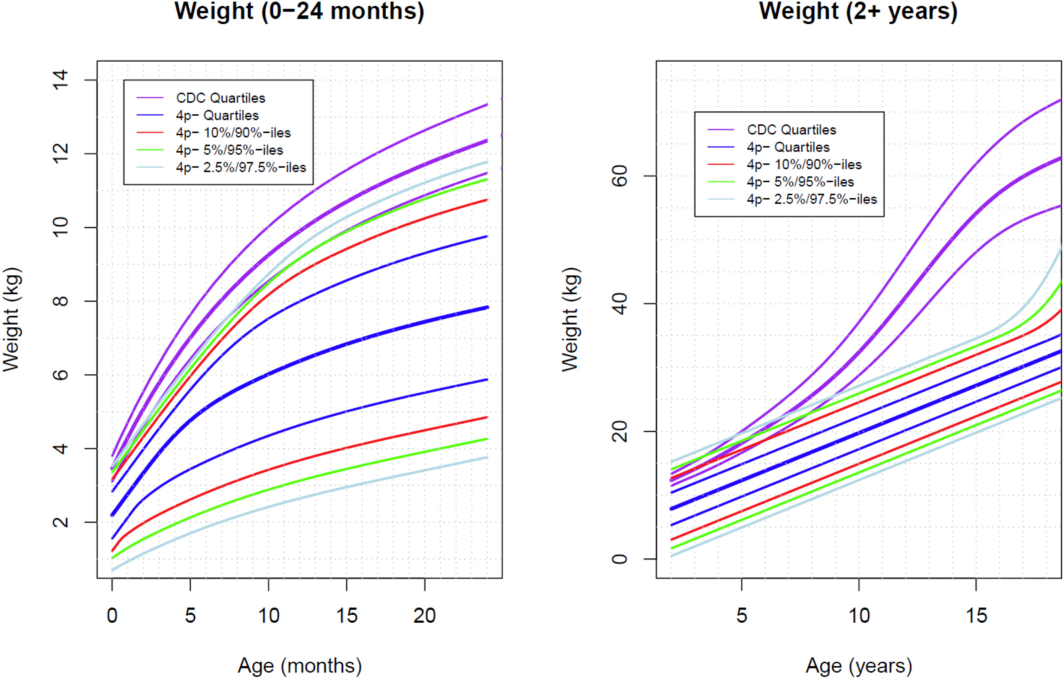
#> input picture research/raw/figs/growth2025_fig1_wb.jpg, 2128 x 1357 px (shown at 1/2 size); its folder holds 7 pictures in this run
$ python digitize_2025.py
#> lines starting #> are read from the running program, lines starting #| are printed output that depends on the picture; after the words box and inside, x2 and y2 are one past the last pixel; in counts of white or black regions, pixels touching at a corner belong together; long printed decimals are rounded
#!/usr/bin/env python3
"""Digitize the 2025 WHS growth curves (Calhoun et al., AJMG A 197:e64075).

Stages:
  axes <fig>   — detect axis lines + tick positions, print calibration diagnostics
  curves <fig> — classify color families, track curves per column, save overlay QC + CSV

Coordinate approach: weight values are linear in pixel y (ticks), ages linear in pixel x.
Curves do not cross (percentile curves), so per-column run centers are assigned to
tracks by order, with continuity matching.
"""
import sys, json, math
from pathlib import Path

import numpy as np
from PIL import Image, ImageDraw

FIGDIR = Path(__file__).resolve().parent.parent / "research" / "raw" / "figs"
OUTDIR = Path(__file__).resolve().parent.parent / "research" / "data" / "whs_growth"

# ---------- color families ----------
# [16 lines left out: function classify, not called in this run]


def load(figname):
#> called with figname = 'growth2025_fig1_wb.jpg'
    return Image.open(FIGDIR / figname).convert("RGB")
#> returned value is the input picture: PIL image 2128x1357 RGB; mean R, G, B 244, 242.4, 245.9


def panel_columns(img):
    """Split a two-panel figure at the whitest column in the middle third."""
    a = np.asarray(img).astype(int)
    nonwhite = (a.sum(axis=2) < 720)
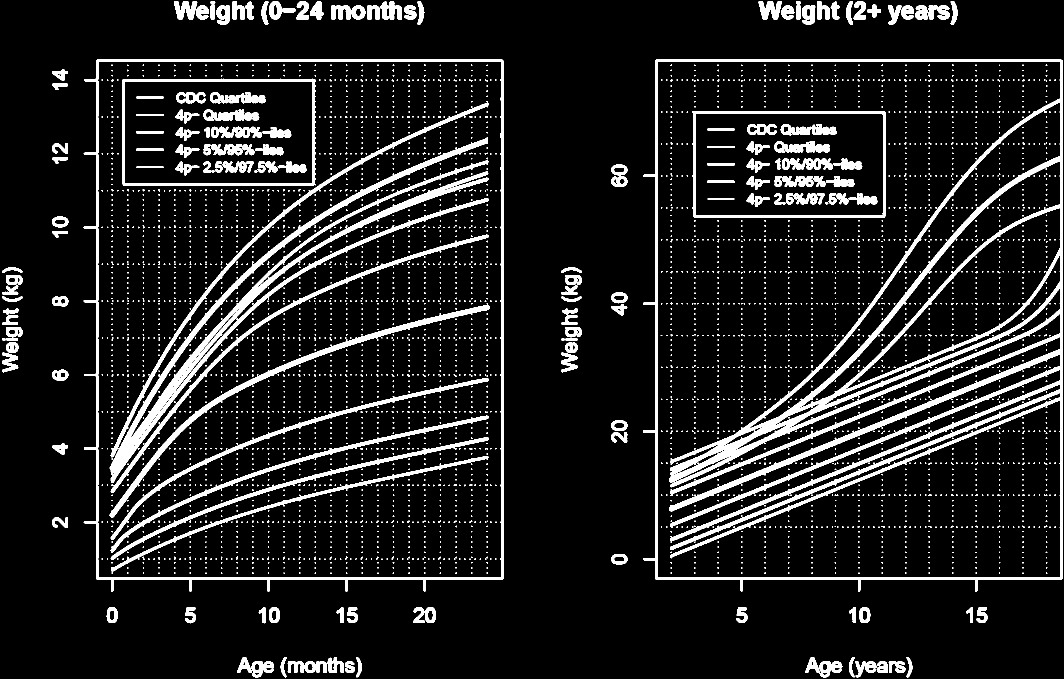
#> nonwhite: shape (1357, 2128) bool (shown at 1/2 size); 10.9% white; 4531 white regions (4361 under 20 px), largest, box (x1, y1, x2, y2) and area: (1286, 119, 2125, 1183) 96512, (219, 274, 978, 966) 33950, (167, 119, 1007, 1183) 19887
    colsum = nonwhite.sum(axis=0)
#> colsum = 2128 values, max 1040 at index 194, min 0 at index 0, mean 147.5
    w = img.size[0]
#> w = 2128
    lo, hi = int(w * 0.30), int(w * 0.70)
#> lo = 638; hi = 1489
    gap = min(range(lo, hi), key=lambda x: colsum[x])
#> gap = 1007
    return gap


def find_axes(sub):
    """Return (x0, y0, x1, y1) of plot area: axis lines + gridline extent."""
    a = np.asarray(sub).astype(int)
    s = a.sum(axis=2)
    h, w = s.shape
    # y-axis: leftmost column with long dark run (dark = sum < 350)
    dark = s < 350
    colcount = dark.sum(axis=0)
    x0 = None
    for x in range(int(w * 0.45)):
        if colcount[x] > h * 0.5:
            x0 = x
            break
    # x-axis: bottom row with long dark run
    y0 = None
    rowcount = dark.sum(axis=1)
    for y in range(h - 1, int(h * 0.55), -1):
        if rowcount[y] > w * 0.4:
            y0 = y
            break
    # gridlines: light gray dotted, sum in (500..700); find extent right/top
    grid = ((s > 470) & (s < 705) & (np.abs(a[:, :, 0] - a[:, :, 2]) < 30))
    gcol = grid.sum(axis=0)
    grow = grid.sum(axis=1)
    x1 = w - 1
    for x in range(w - 1, x0, -1):
        if gcol[x] > grow.max() * 0.20:
            x1 = x
            break
    y1 = 0
    for y in range(0, y0):
        if grow[y] > gcol.max() * 0.20:
            y1 = y
            break
    print(f"  axes: x0={x0} y0={y0} x1={x1} y1={y1} (plot {x1-x0}x{y0-y1})")
    return x0, y0, x1, y1


def find_ticks(sub, x0, y0, x1, y1):
    a = np.asarray(sub).astype(int)
    s = a.sum(axis=2)
    dark = s < 350
    h, w = s.shape
    # x ticks: dark below y0 in band y0+3 .. y0+12
    band = dark[y0 + 3:min(y0 + 14, h), :]
    colcount = band.sum(axis=0)
    xs = []
    x = x0
    while x <= x1:
        if colcount[x] >= 2:
            # merge consecutive
            run = [x]
            while x + 1 <= x1 and colcount[x + 1] >= 2:
                x += 1
                run.append(x)
            xs.append(sum(run) / len(run))
        x += 1
    # y ticks: dark left of x0, band x0-15 .. x0-2 (looser threshold — some ticks are faint)
    darky = s < 420
    band2 = darky[:, max(0, x0 - 15):max(1, x0 - 2)]
    rowcount = band2.sum(axis=1)
    ys = []
    y = y1
    while y <= y0:
        if rowcount[y] >= 2:
            run = [y]
            while y + 1 <= y0 and rowcount[y + 1] >= 2:
                y += 1
                run.append(y)
            ys.append(sum(run) / len(run))
        y += 1
    print(f"  x-tick px: {[round(v,1) for v in xs]}")
    print(f"  y-tick px: {[round(v,1) for v in ys]}")
    return xs, ys


def calibrate(pxlist, expected_values, name):
    """Least-squares linear map pixel->value; report residuals & match count."""
    if len(pxlist) != len(expected_values):
        print(f"  !! {name}: {len(pxlist)} tick marks vs {len(expected_values)} expected values")
        # allow subset match: try drop extras (e.g. axis end ticks)
        if len(pxlist) > len(expected_values):
            # keep evenly spaced subset? just report
            pass
    xs = np.array(pxlist)
    vs = np.array(expected_values)
    A = np.vstack([xs, np.ones_like(xs)]).T
    coef, res, *_ = np.linalg.lstsq(A, vs, rcond=None)
    pred = A @ coef
    err = np.abs(pred - vs)
    print(f"  {name}: value = {coef[0]:.6f}*px + {coef[1]:.3f}  max_err={err.max():.3f} (mean {err.mean():.3f})")
    return coef


def panel_spec(fig):
    """Return list of (name, subimage, x_vals, y_vals) for the figure."""
    img = load(fig)
    gap = panel_columns(img)
#> gap = 1007
    w, h = img.size
#> w = 2128; h = 1357
    panels = [
        ("left", img.crop((0, 0, gap - 5, h))),
        ("right", img.crop((gap + 5, 0, w, h))),
    ]
    if fig.startswith("growth2025_fig3"):
        panels = [("ofc", img)]
    return img, panels


def axes_stage(fig, xw, yw):
    img, panels = panel_spec(fig)
#> panels = 2 items
    out = {}
    for name, sub in panels:
        print(f"[{fig} :: {name}] size={sub.size}")
        x0, y0, x1, y1 = find_axes(sub)
        xs, ys = find_ticks(sub, x0, y0, x1, y1)
        out[name] = dict(x0=x0, y0=y0, x1=x1, y1=y1, xticks=xs, yticks=ys,
                         xvals=xw, yvals=yw)
#> this loop made 2 passes
#> (name, x1, y1, x0, y0) on passes 1 to 2: ('left', 974, 119, 193, 1157), ('right', 1112, 119, 300, 1156)
#| [growth2025_fig1_wb.jpg :: left] size=(1002, 1357)
#|   axes: x0=193 y0=1157 x1=974 y1=119 (plot 781x1038)
#|   x-tick px: [223.5, 380.5, 536.5, 692.5, 849.5]
#|   y-tick px: [159.5, 307.0, 454.5, 602.0, 749.5, 896.5, 1044.0]
#| [growth2025_fig1_wb.jpg :: right] size=(1116, 1357)
#|   axes: x0=300 y0=1156 x1=1112 y1=119 (plot 812x1037)
#|   x-tick px: [471.5, 705.5, 939.5]
#|   y-tick px: [351.5, 607.0, 862.5, 1117.5]
#> pass 1, in find_axes, `a = np.asarray(sub).astype(int)`:
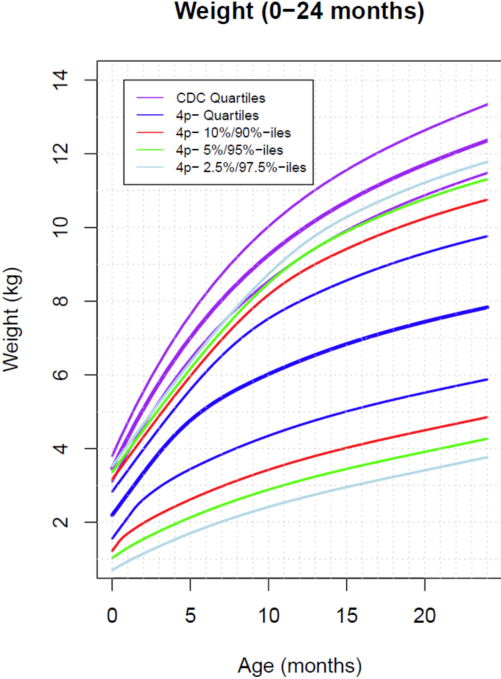
#> a: shape (1357, 1002, 3) int64 (shown at 1/2 size); mean R, G, B 243.3, 241.6, 245.3
#> pass 1, in find_axes, `s = a.sum(axis=2)`:
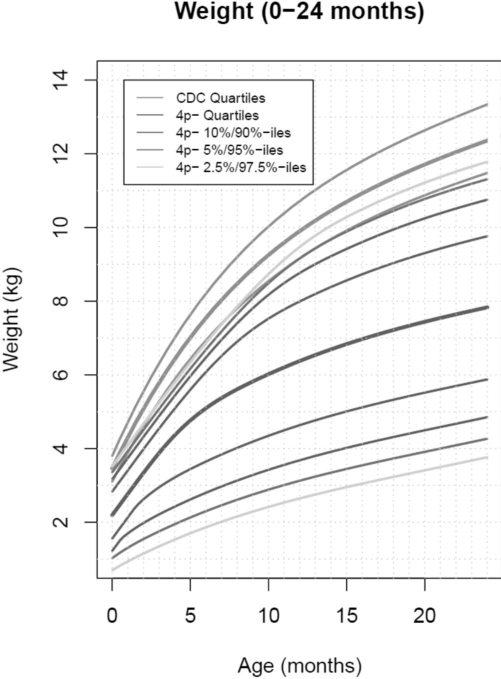
#> s: shape (1357, 1002) int64 (shown at 1/2 size); min 0, max 765, mean 730.2; drawn with min black and max white
#> pass 1, in find_axes, `dark = s < 350`:
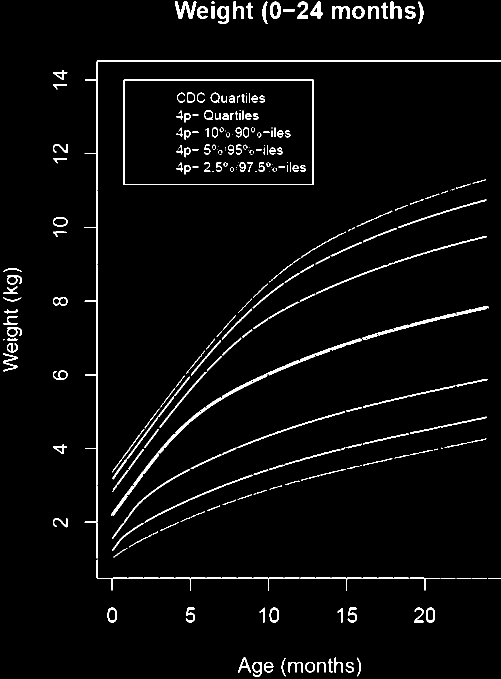
#> dark: shape (1357, 1002) bool (shown at 1/2 size); 3.2% white; 276 white regions (58 under 20 px), largest, box (x1, y1, x2, y2) and area: (169, 121, 1002, 1117) 3914, (222, 677, 723, 1032) 3495, (247, 159, 627, 370) 2347
#> pass 1, in find_axes, `grid = ((s > 470) & (s < 705) & (np.abs(a[:, :, 0] - a[:, :, 2]) < 30))`:
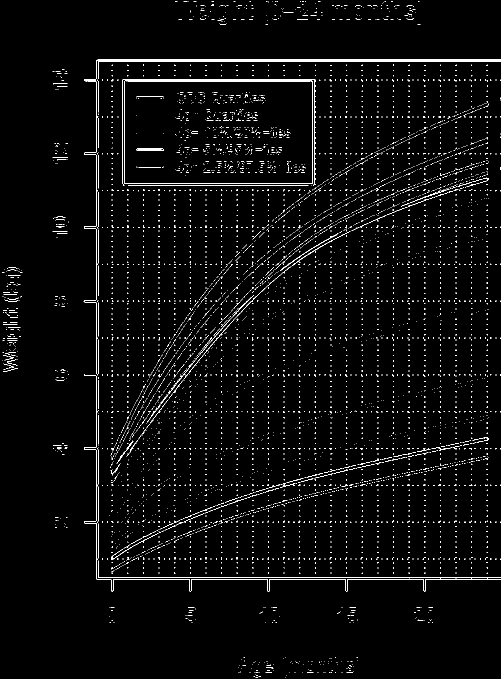
#> grid: shape (1357, 1002) bool (shown at 1/2 size); 2.6% white in thin lines or dots
#> after the loop, out = 2 items
    return out


# [61 lines left out: functions detect_legend, classify_masks, col_centers, not called in this run]


FAMILY_PCT = {
    "blue": ["p75", "p50", "p25"],
    "red": ["p90", "p10"],
    "green": ["p95", "p5"],
    "lightblue": ["p97.5", "p2.5"],
}


# [190 lines left out: functions track_family, curves_stage, verify_stage, assemble_stage, not called in this run]


def main():
    cmd = sys.argv[1] if len(sys.argv) > 1 else "axes"
    fig = sys.argv[2] if len(sys.argv) > 2 else "growth2025_fig1_wb.jpg"
    if cmd == "curves":
        curves_stage(fig)
        return
    if cmd == "verify":
        verify_stage(fig)
        return
    if cmd == "assemble":
        assemble_stage()
        return
    if cmd == "axes":
        if fig.startswith("growth2025_fig1"):
            xw = {"left": [0, 5, 10, 15, 20], "right": [5, 10, 15]}
            yw = {"left": [14, 12, 10, 8, 6, 4, 2], "right": [60, 40, 20, 0]}
        elif fig.startswith("growth2025_fig2"):
            xw = {"left": [0, 5, 10, 15, 20], "right": [5, 10, 15]}
            yw = {"left": [90, 80, 70, 60, 50, 40], "right": [180, 160, 140, 120, 100, 80, 60, 40]}
        else:  # fig3 OFC
            xw = {"ofc": [0, 5, 10, 15, 20]}
            yw = {"ofc": [50, 45, 40, 35, 30]}
        res = axes_stage(fig, xw, yw)
#> res = 2 items
        for name, d in res.items():
            print(f"[{name}] calibrating")
            calibrate(d["xticks"], xw[name], f"{name} x (age)")
            calibrate(d["yticks"], yw[name], f"{name} y (value)")
#> this loop made 2 passes
#> name on pass 1: 'left'
#> name on pass 2: 'right'
#| [left] calibrating
#|   left x (age): value = 0.03197*px + -7.152  max_err=0.013 (mean 0.008)
#|   left y (value): value = -0.01357*px + 16.166  max_err=0.003 (mean 0.002)
#| [right] calibrating
#|   right x (age): value = 0.02137*px + -5.075  max_err=0.000 (mean 0.000)
#|   right y (value): value = -0.07832*px + 87.539  max_err=0.016 (mean 0.010)
#> (the run stopped early here; a loop or call above may not have finished)
